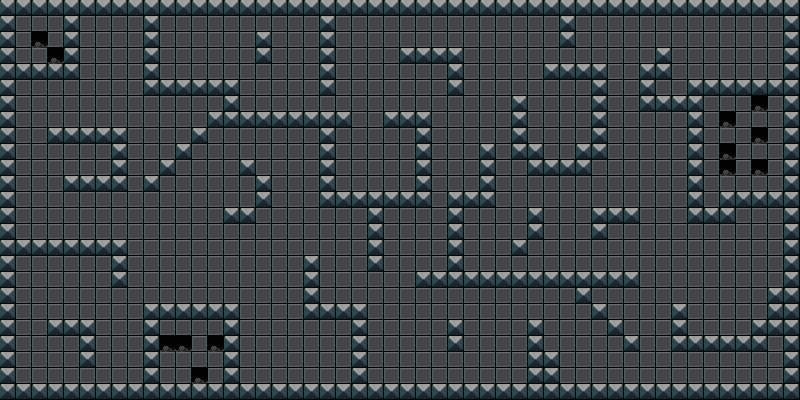

Rendered tile map (Tiled .tmx) drawn with the repository's tilesets; below, a short description and the map source with its tile grids summarised:
An orthogonal 50x25 tile map with 16x16 px tiles, 2 tile layers (floor, walls) and 2 objects (vent, spawn).

<map version="1.0" tiledversion="1.1.4" orientation="orthogonal" renderorder="right-down" width="50" height="25" tilewidth="16" tileheight="16" infinite="0" nextobjectid="3">
 <tileset firstgid="1" name="tiles" tilewidth="16" tileheight="16" tilecount="3520" columns="44">
  <image source="tiles.png" width="705" height="1280" />
 </tileset>
 <layer name="floor" width="50" height="25" opacity="0.45">
  <data>[1250 cells, 1250 non-empty, 2 distinct tile ids]</data>
 </layer>
 <layer name="walls" width="50" height="25">
  <data>[1250 cells, 370 non-empty, 1 distinct tile ids]</data>
 </layer>
 <objectgroup name="objs">
  <object id="1" name="vent" gid="1416" x="399.25" y="191.25" width="16" height="16">
   <properties>
    <property name="sprite" value="vent" />
    <property name="targetTilemap" value="98-floor" />
    <property name="targetX" type="int" value="48" />
    <property name="targetY" type="int" value="23" />
    <property name="type" value="exit" />
   </properties>
  </object>
  <object id="2" name="spawn" gid="77" x="111.5" y="111" width="16" height="16" visible="0">
   <properties>
    <property name="type" value="playerStart" />
   </properties>
  </object>
 </objectgroup>
</map>
